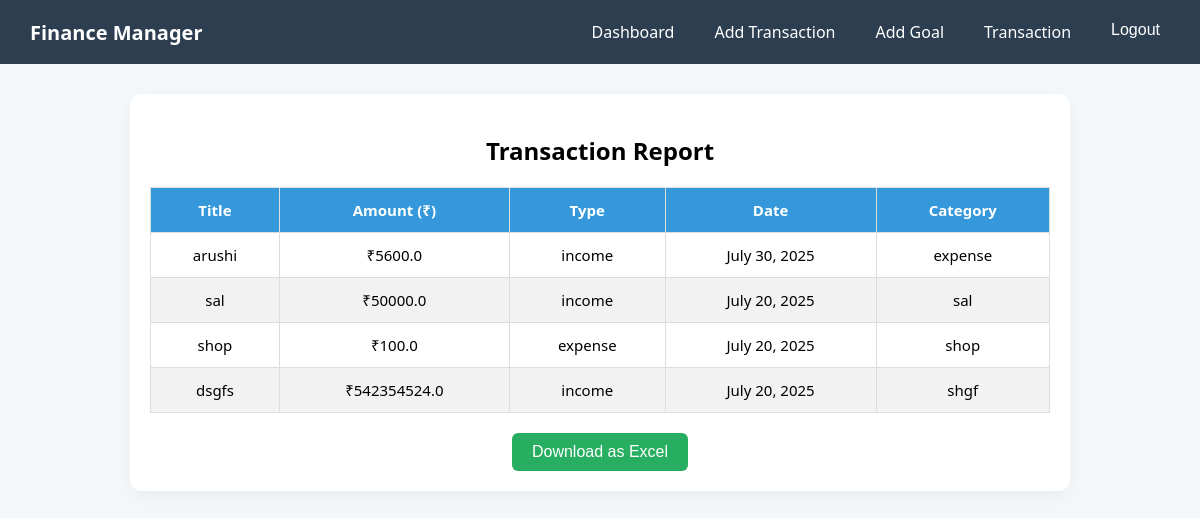
Screenshot of /transaction/ (signed in) with the database file from the repository.
### finance/models.py (models this page shows, shortened)
class Transaction(models.Model):
    Transaction_types=(
        ('income', 'Income'),
        ('expense', 'Expense'),
    )
    user=models.ForeignKey(User,on_delete=models.CASCADE)
    title=models.TextField(max_length=100)
    amount=models.FloatField()
    transaction_type=models.CharField(max_length=100,choices=Transaction_types)
    date=models.DateField()
    category=models.CharField(max_length=100)
    created_at=models.DateTimeField(auto_now_add=True)

### finance/views.py (the view)
# urls.py: path('transaction/', views.transaction_view, name='transaction'),
@login_required
def transaction_view(request):
    transactions = Transaction.objects.filter(user=request.user).order_by('-date')
    return render(request, 'transaction.html', {'transactions': transactions})

### finance/templates/transaction.html (shortened to what this page needs)
{% load static %}
<!DOCTYPE html>
<html lang="en">
<head>
  <link rel="stylesheet" href="{% static 'css/transaction.css' %}">
</head>
<body>
  <nav class="navbar">
    <div class="logo">Finance Manager</div>
    <div class="navbar-links">
      <a href="{% url 'dashboard' %}">Dashboard</a>
      <a href="{% url 'addtransaction' %}">Add Transaction</a>
      <a href="{% url 'addgoal' %}">Add Goal</a>
      <a href="{% url 'transaction' %}">Transaction</a>
      <form method="post" action="{% url 'logout' %}" style="display:inline;">
  <button type="submit" class="nav-link logout-button">Logout</button>
</form>
    </div>
  </nav>
  <div class="transaction-container">
    <h2>Transaction Report</h2>
    <table id="transactionTable">
      <thead>
        <tr>
          <th>Title</th>
          <th>Amount (₹)</th>
          <th>Type</th>
          <th>Date</th>
          <th>Category</th>
        </tr>
      </thead>
      <tbody>
        {% for t in transactions %}
        <tr>
          <td>{{ t.title }}</td>
          <td>₹{{ t.amount }}</td>
          <td>{{ t.transaction_type }}</td>
          <td>{{ t.date }}</td>
          <td>{{ t.category }}</td>
        </tr>
        {% empty %}
        <tr>
          <td colspan="5">No transactions found.</td>
        </tr>
        {% endfor %}
      </tbody>
    </table>
    <button id="downloadBtn">Download as Excel</button>
  </div>
</body>
</html>

### finance/static/css/transaction.css (style rules this page uses)
body { margin: 0; font-family: 'Segoe UI', Tahoma, Geneva, Verdana, sans-serif; background: #f5f8fa; }
.navbar { background-color: #2c3e50; padding: 15px 30px; display: flex; justify-content: space-between; align-items: center; }
.navbar .logo { font-size: 20px; font-weight: bold; color: #fff; }
.navbar-links { display: flex; gap: 20px; }
.navbar-links a, .logout-button { color: #fff; text-decoration: none; font-weight: 500; background: none; border: none; cursor: pointer; font-size: 16px; padding: 6px 10px; }
.transaction-container { max-width: 900px; margin: 30px auto; padding: 20px; background: white; border-radius: 12px; box-shadow: 0 6px 20px rgba(0, 0, 0, 0.05); }
.transaction-container h2 { margin-bottom: 20px; text-align: center; }
#transactionTable { width: 100%; border-collapse: collapse; margin-bottom: 20px; }
#transactionTable th, #transactionTable td { border: 1px solid #ddd; padding: 12px; text-align: center; font-size: 15px; }
#transactionTable th { background-color: #3498db; color: white; }
#transactionTable tr:nth-child(even) { background-color: #f2f2f2; }
#downloadBtn { padding: 10px 20px; font-size: 16px; background-color: #27ae60; color: white; border: none; border-radius: 6px; cursor: pointer; display: block; margin: 0 auto; transition: background 0.3s ease; }

### rows the page displays
Transaction: title "arushi", amount "5600.0", transaction_type "income", date "July 30, 2025", category "expense"
Transaction: title "sal", amount "50000.0", transaction_type "income", date "July 20, 2025", category "sal"
Transaction: title "shop", amount "100.0", transaction_type "expense", date "July 20, 2025", category "shop"
Transaction: title "dsgfs", amount "542354524.0", transaction_type "income", date "July 20, 2025", category "shgf"
